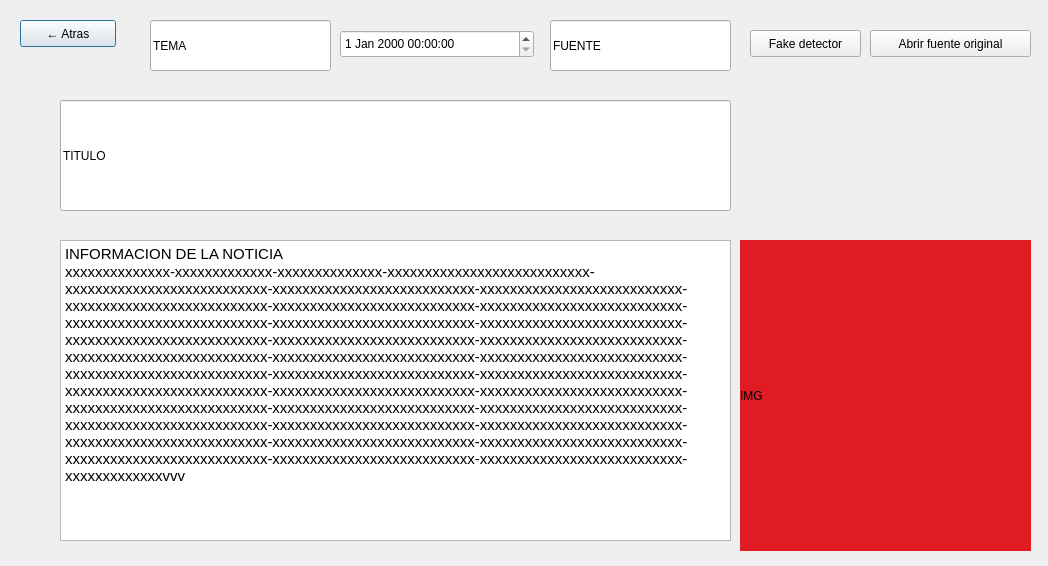
<?xml version="1.0" encoding="UTF-8"?>
<ui version="4.0">
 <class>NewsVisualizer</class>
 <widget class="QDialog" name="NewsVisualizer">
  <property name="geometry">
   <rect>
    <x>0</x>
    <y>0</y>
    <width>1048</width>
    <height>566</height>
   </rect>
  </property>
  <property name="windowTitle">
   <string>Dialog</string>
  </property>
  <widget class="QPushButton" name="atrasButton">
   <property name="geometry">
    <rect>
     <x>20</x>
     <y>20</y>
     <width>96</width>
     <height>27</height>
    </rect>
   </property>
   <property name="text">
    <string>← Atras</string>
   </property>
  </widget>
  <widget class="QLineEdit" name="temaLine">
   <property name="geometry">
    <rect>
     <x>150</x>
     <y>20</y>
     <width>181</width>
     <height>51</height>
    </rect>
   </property>
   <property name="text">
    <string>TEMA </string>
   </property>
  </widget>
  <widget class="QLineEdit" name="fuenteLine">
   <property name="geometry">
    <rect>
     <x>550</x>
     <y>20</y>
     <width>181</width>
     <height>51</height>
    </rect>
   </property>
   <property name="text">
    <string>FUENTE</string>
   </property>
  </widget>
  <widget class="QPushButton" name="fakeButton">
   <property name="geometry">
    <rect>
     <x>750</x>
     <y>30</y>
     <width>111</width>
     <height>27</height>
    </rect>
   </property>
   <property name="text">
    <string>Fake detector</string>
   </property>
  </widget>
  <widget class="QPushButton" name="fuenteButton">
   <property name="geometry">
    <rect>
     <x>870</x>
     <y>30</y>
     <width>161</width>
     <height>27</height>
    </rect>
   </property>
   <property name="text">
    <string>Abrir fuente original</string>
   </property>
  </widget>
  <widget class="QLineEdit" name="tituloLine">
   <property name="geometry">
    <rect>
     <x>60</x>
     <y>100</y>
     <width>671</width>
     <height>111</height>
    </rect>
   </property>
   <property name="text">
    <string>TITULO</string>
   </property>
  </widget>
  <widget class="QLabel" name="imagenLabel">
   <property name="geometry">
    <rect>
     <x>740</x>
     <y>240</y>
     <width>291</width>
     <height>311</height>
    </rect>
   </property>
   <property name="styleSheet">
    <string notr="true">background-color: rgb(224, 27, 36);</string>
   </property>
   <property name="text">
    <string>IMG</string>
   </property>
  </widget>
  <widget class="QTextEdit" name="contenidoText">
   <property name="geometry">
    <rect>
     <x>60</x>
     <y>240</y>
     <width>671</width>
     <height>301</height>
    </rect>
   </property>
   <property name="html">
    <string>&lt;!DOCTYPE HTML PUBLIC &quot;-//W3C//DTD HTML 4.0//EN&quot; &quot;http://www.w3.org/TR/REC-html40/strict.dtd&quot;&gt;
&lt;html&gt;&lt;head&gt;&lt;meta name=&quot;qrichtext&quot; content=&quot;1&quot; /&gt;&lt;meta charset=&quot;utf-8&quot; /&gt;&lt;style type=&quot;text/css&quot;&gt;
p, li { white-space: pre-wrap; }
hr { height: 1px; border-width: 0; }
li.unchecked::marker { content: &quot;\2610&quot;; }
li.checked::marker { content: &quot;\2612&quot;; }
&lt;/style&gt;&lt;/head&gt;&lt;body style=&quot; font-family:'Adwaita Sans'; font-size:11pt; font-weight:400; font-style:normal;&quot;&gt;
&lt;p style=&quot; margin-top:0px; margin-bottom:0px; margin-left:0px; margin-right:0px; -qt-block-indent:0; text-indent:0px;&quot;&gt;INFORMACION DE LA NOTICIA&lt;/p&gt;
&lt;p style=&quot; margin-top:0px; margin-bottom:0px; margin-left:0px; margin-right:0px; -qt-block-indent:0; text-indent:0px;&quot;&gt;xxxxxxxxxxxxxx-xxxxxxxxxxxxx-xxxxxxxxxxxxxx-xxxxxxxxxxxxxxxxxxxxxxxxxxx-xxxxxxxxxxxxxxxxxxxxxxxxxxx-xxxxxxxxxxxxxxxxxxxxxxxxxxx-xxxxxxxxxxxxxxxxxxxxxxxxxxx-xxxxxxxxxxxxxxxxxxxxxxxxxxx-xxxxxxxxxxxxxxxxxxxxxxxxxxx-xxxxxxxxxxxxxxxxxxxxxxxxxxx-xxxxxxxxxxxxxxxxxxxxxxxxxxx-xxxxxxxxxxxxxxxxxxxxxxxxxxx-xxxxxxxxxxxxxxxxxxxxxxxxxxx-xxxxxxxxxxxxxxxxxxxxxxxxxxx-xxxxxxxxxxxxxxxxxxxxxxxxxxx-xxxxxxxxxxxxxxxxxxxxxxxxxxx-xxxxxxxxxxxxxxxxxxxxxxxxxxx-xxxxxxxxxxxxxxxxxxxxxxxxxxx-xxxxxxxxxxxxxxxxxxxxxxxxxxx-xxxxxxxxxxxxxxxxxxxxxxxxxxx-xxxxxxxxxxxxxxxxxxxxxxxxxxx-xxxxxxxxxxxxxxxxxxxxxxxxxxx-xxxxxxxxxxxxxxxxxxxxxxxxxxx-xxxxxxxxxxxxxxxxxxxxxxxxxxx-xxxxxxxxxxxxxxxxxxxxxxxxxxx-xxxxxxxxxxxxxxxxxxxxxxxxxxx-xxxxxxxxxxxxxxxxxxxxxxxxxxx-xxxxxxxxxxxxxxxxxxxxxxxxxxx-xxxxxxxxxxxxxxxxxxxxxxxxxxx-xxxxxxxxxxxxxxxxxxxxxxxxxxx-xxxxxxxxxxxxxxxxxxxxxxxxxxx-xxxxxxxxxxxxxxxxxxxxxxxxxxx-xxxxxxxxxxxxxxxxxxxxxxxxxxx-xxxxxxxxxxxxxxxxxxxxxxxxxxx-xxxxxxxxxxxxxxxxxxxxxxxxxxx-xxxxxxxxxxxxxxxxxxxxxxxxxxx-xxxxxxxxxxxxxxxxxxxxxxxxxxx-xxxxxxxxxxxxxvvv&lt;/p&gt;&lt;/body&gt;&lt;/html&gt;</string>
   </property>
  </widget>
  <widget class="QDateTimeEdit" name="fechaEdit">
   <property name="geometry">
    <rect>
     <x>340</x>
     <y>30</y>
     <width>194</width>
     <height>28</height>
    </rect>
   </property>
  </widget>
 </widget>
 <resources/>
 <connections/>
</ui>
